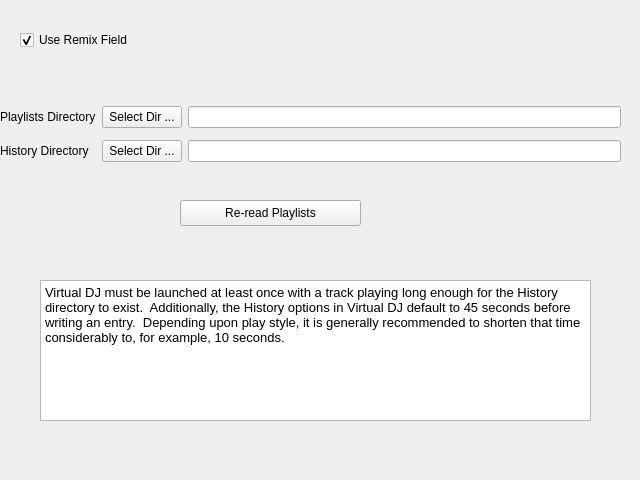
<?xml version="1.0" encoding="UTF-8"?>
<ui version="4.0">
 <class>virtualdj</class>
 <widget class="QWidget" name="virtualdj">
  <property name="geometry">
   <rect>
    <x>0</x>
    <y>0</y>
    <width>640</width>
    <height>480</height>
   </rect>
  </property>
  <property name="windowTitle">
   <string>Virtual DJ</string>
  </property>
  <property name="displayName" stdset="0">
   <string>VirtualDJ</string>
  </property>
  <widget class="QWidget" name="horizontalLayoutWidget">
   <property name="geometry">
    <rect>
     <x>0</x>
     <y>100</y>
     <width>621</width>
     <height>68</height>
    </rect>
   </property>
   <layout class="QGridLayout" name="gridLayout">
    <item row="1" column="1">
     <widget class="QPushButton" name="historydir_button">
      <property name="text">
       <string>Select Dir ...</string>
      </property>
     </widget>
    </item>
    <item row="1" column="2">
     <widget class="QLineEdit" name="historydir_lineedit"/>
    </item>
    <item row="1" column="0">
     <widget class="QLabel" name="historydir_label">
      <property name="text">
       <string>History Directory</string>
      </property>
     </widget>
    </item>
    <item row="0" column="0">
     <widget class="QLabel" name="playlistdir_label">
      <property name="text">
       <string>Playlists Directory</string>
      </property>
     </widget>
    </item>
    <item row="0" column="1">
     <widget class="QPushButton" name="playlistdir_button">
      <property name="text">
       <string>Select Dir ...</string>
      </property>
     </widget>
    </item>
    <item row="0" column="2">
     <widget class="QLineEdit" name="playlistdir_lineedit"/>
    </item>
   </layout>
  </widget>
  <widget class="QTextBrowser" name="info_text">
   <property name="geometry">
    <rect>
     <x>40</x>
     <y>280</y>
     <width>551</width>
     <height>141</height>
    </rect>
   </property>
   <property name="html">
    <string>&lt;!DOCTYPE HTML PUBLIC &quot;-//W3C//DTD HTML 4.0//EN&quot; &quot;http://www.w3.org/TR/REC-html40/strict.dtd&quot;&gt;
&lt;html&gt;&lt;head&gt;&lt;meta name=&quot;qrichtext&quot; content=&quot;1&quot; /&gt;&lt;meta charset=&quot;utf-8&quot; /&gt;&lt;style type=&quot;text/css&quot;&gt;
p, li { white-space: pre-wrap; }
hr { height: 1px; border-width: 0; }
li.unchecked::marker { content: &quot;\2610&quot;; }
li.checked::marker { content: &quot;\2612&quot;; }
&lt;/style&gt;&lt;/head&gt;&lt;body style=&quot; font-family:'.AppleSystemUIFont'; font-size:13pt; font-weight:400; font-style:normal;&quot;&gt;
&lt;p style=&quot; margin-top:0px; margin-bottom:0px; margin-left:0px; margin-right:0px; -qt-block-indent:0; text-indent:0px;&quot;&gt;&lt;span style=&quot; font-family:'Sans'; font-size:10pt;&quot;&gt;Virtual DJ must be launched at least once with a track playing long enough for the History directory to exist.  Additionally, the History options in Virtual DJ default to 45 seconds before writing an entry.  Depending upon play style, it is generally recommended to shorten that time considerably to, for example, 10 seconds.&lt;/span&gt;&lt;/p&gt;&lt;/body&gt;&lt;/html&gt;</string>
   </property>
  </widget>
  <widget class="QPushButton" name="playlist_reread_button">
   <property name="geometry">
    <rect>
     <x>180</x>
     <y>200</y>
     <width>181</width>
     <height>26</height>
    </rect>
   </property>
   <property name="text">
    <string>Re-read Playlists</string>
   </property>
  </widget>
  <widget class="QCheckBox" name="remix_checkbox">
   <property name="geometry">
    <rect>
     <x>20</x>
     <y>30</y>
     <width>131</width>
     <height>20</height>
    </rect>
   </property>
   <property name="text">
    <string>Use Remix Field</string>
   </property>
   <property name="checked">
    <bool>true</bool>
   </property>
  </widget>
 </widget>
 <resources/>
 <connections/>
</ui>
